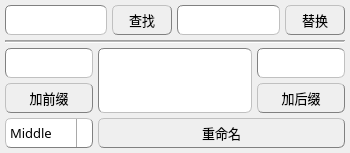
<?xml version="1.0" encoding="UTF-8"?>
<ui version="4.0">
 <class>renamerWin</class>
 <widget class="QMainWindow" name="renamerWin">
  <property name="enabled">
   <bool>true</bool>
  </property>
  <property name="geometry">
   <rect>
    <x>0</x>
    <y>0</y>
    <width>350</width>
    <height>153</height>
   </rect>
  </property>
  <property name="sizePolicy">
   <sizepolicy hsizetype="Preferred" vsizetype="Preferred">
    <horstretch>0</horstretch>
    <verstretch>0</verstretch>
   </sizepolicy>
  </property>
  <property name="minimumSize">
   <size>
    <width>350</width>
    <height>153</height>
   </size>
  </property>
  <property name="maximumSize">
   <size>
    <width>9999</width>
    <height>153</height>
   </size>
  </property>
  <property name="contextMenuPolicy">
   <enum>Qt::NoContextMenu</enum>
  </property>
  <property name="windowTitle">
   <string>葡萄动画重命名工具</string>
  </property>
  <property name="windowIcon">
   <iconset>
    <normaloff>../icons/logo.png</normaloff>../icons/logo.png</iconset>
  </property>
  <property name="styleSheet">
   <string notr="true">QMainWindow{
	background-color: qlineargradient(spread:pad, x1:0, y1:0, x2:0, y2:1, 
                                      stop:0 rgba(20, 20, 20, 255), 
                                      stop:0.1 rgba(60, 60, 60, 255), 
                                      stop:0.9 rgba(60, 60, 60, 255), 
                                      stop:1 rgba(40, 40, 40, 255));
	
}

QTabWidget::pane { /* The tab widget frame */
    border-top: 1px solid gray;
	position: absolute;
	top: -0.1em;
}

QTabWidget::tab-bar {
    alignment: center;
}

/* Style the tab using the tab sub-control. Note that
    it reads QTabBar _not_ QTabWidget */
QTabBar::tab {
    background: qlineargradient(spread:pad, x1:0, y1:0, x2:0, y2:1, 
                                stop:0 rgba(140, 140, 140, 255), 
                                stop:0.3 rgba(50, 50, 50, 255), 
                                stop:1 rgba(80, 80, 80, 255));
    border: 1px solid gray;
    border-bottom-color: grey; /* same as the pane color */
    border-top-left-radius: 6px;
    border-top-right-radius: 6px;
	padding: 0px 20px;
}

QTabBar::tab:selected, QTabBar::tab:hover {
    background: qlineargradient(spread:pad, x1:0, y1:0, x2:0, y2:1, 
                                stop:0 rgba(140, 140, 140, 255), 
                                stop:0.3 rgba(60, 60, 60, 255), 
                                stop:1 rgba(100, 100, 100, 255));
}

QTabBar::tab:!selected {
    margin-top: 2px; /* make non-selected tabs look smaller */
}

QSlider::groove:horizontal {
    border: 1px solid #999999;
	border-style: inset;
    height: 10px; /* the groove expands to the size of the slider by default. by giving it a height, it has a fixed size */
    background: qlineargradient(spread:pad, x1:0, y1:0, x2:0, y2:1, 
                                stop:0 rgba(20, 20, 20, 255), 
                                stop:0.3 rgba(40, 40, 40, 255), 
                                stop:1 rgba(50, 50, 50, 255));
    margin: 2px 0;
}

QSlider::handle:horizontal {
    background: qlineargradient(spread:pad, x1:0, y1:0, x2:0, y2:1, 
                                stop:0 rgba(140, 140, 140, 255), 
                                stop:0.3 rgba(80, 80, 80, 255), 
                                stop:1 rgba(100, 100, 100, 255));
    border: 1px solid gray;
	border-style: outset;
    width: 15px;
    margin: -10px 0; /* handle is placed by default on the contents rect of the groove. Expand outside the groove */
    border-radius: 6px;
}

QSlider::handle:horizontal:hover {
    background: qlineargradient(spread:pad, x1:0, y1:0, x2:0, y2:1, 
                                stop:0 rgba(160, 160, 160, 255), 
                                stop:0.3 rgba(100, 100, 100, 255), 
                                stop:1 rgba(120, 120, 120, 255));
}

QListWidget {
    border: 1px solid gray;
    border-radius: 6px;
	border-style: inset;
    background: qlineargradient(spread:pad, x1:0, y1:0, x2:0, y2:1, 
                                stop:0 rgba(20, 20, 20, 255), 
                                stop:0.3 rgba(40, 40, 40, 255), 
                                stop:1 rgba(50, 50, 50, 255));
    selection-background-color: purple;
}

QLineEdit {
    border: 1px solid gray;
    border-radius: 6px;
	border-style: inset;
    background: qlineargradient(spread:pad, x1:0, y1:0, x2:0, y2:1, 
                                stop:0 rgba(20, 20, 20, 255), 
                                stop:0.3 rgba(40, 40, 40, 255), 
                                stop:1 rgba(50, 50, 50, 255));
    selection-background-color: purple;
}

QComboBox{
	border: 1px solid gray;
	border-style: outset;
    border-radius: 6px;
	background-color: qlineargradient(spread:pad, x1:0, y1:0, x2:0, y2:1, 
                                      stop:0 rgba(140, 140, 140, 255), 
                                      stop:0.3 rgba(50, 50, 50, 255), 
                                      stop:1 rgba(80, 80, 80, 255));
}

QComboBox:!editable:hover{
	background-color: qlineargradient(spread:pad, x1:0, y1:0, x2:0, y2:1, 
                                      stop:0 rgba(150, 150, 150, 255), 
                                      stop:0.3 rgba(60, 60, 60, 255), 
                                      stop:1 rgba(100, 100, 100, 255));
}

QComboBox::drop-down {
    subcontrol-origin: padding;
    subcontrol-position: top right;

    border-left-width: 1px;
    border-left-color: darkgray;
    border-left-style: solid; /* just a single line */
    border-top-right-radius: 3px; /* same radius as the QComboBox */
    border-bottom-right-radius: 3px;
}

QComboBox:!editable:on, QComboBox::drop-down:editable:on{
	background: qlineargradient(x1: 0, y1: 0, x2: 0, y2: 1,
                                stop:0 rgba(20, 20, 20, 255), 
                                stop:0.3 rgba(40, 40, 40, 255), 
                                stop:1 rgba(50, 50, 50, 255));
}

QComboBox QAbstractItemView {
    border: 1px solid grap;
    selection-background-color: purple;
}

QPushButton{
	background-color: qlineargradient(spread:pad, x1:0, y1:0, x2:0, y2:1, 
                                      stop:0 rgba(150, 150, 150, 255),
									  stop:0.48 rgba(80, 80, 80, 255), 
                                      stop:0.52 rgba(50, 50, 50, 255), 
                                      stop:1 rgba(70, 70, 70, 255));
	border-style: outset;
	border-width: 1px;
	border-radius: 6px;
	border-color: gray;
	padding: 6px;
}

QPushButton:hover{
	background-color: qlineargradient(spread:pad, x1:0, y1:0, x2:0, y2:1, 
                                      stop:0 rgba(150, 150, 150, 255),
									  stop:0.48 rgba(90, 90, 90, 255), 
                                      stop:0.52 rgba(60, 60, 60, 255), 
                                      stop:1 rgba(100, 100, 100, 255));
}

QPushButton:pressed{
	background-color: qlineargradient(spread:pad, x1:0, y1:0, x2:0, y2:1, 
                                      stop:0 rgba(40, 40, 40, 255), 
                                      stop:0.3 rgba(50, 50, 50, 255), 
                                      stop:1 rgba(70, 70, 70, 255));
	border-style: inset;
}</string>
  </property>
  <property name="controlList" stdset="0">
   <stringlist>
    <string>aaa</string>
    <string>bbb</string>
    <string>ccc</string>
   </stringlist>
  </property>
  <widget class="QWidget" name="centralwidget">
   <property name="sizePolicy">
    <sizepolicy hsizetype="Minimum" vsizetype="Minimum">
     <horstretch>0</horstretch>
     <verstretch>0</verstretch>
    </sizepolicy>
   </property>
   <layout class="QHBoxLayout" name="horizontalLayout_2">
    <property name="spacing">
     <number>0</number>
    </property>
    <property name="leftMargin">
     <number>5</number>
    </property>
    <property name="topMargin">
     <number>5</number>
    </property>
    <property name="rightMargin">
     <number>5</number>
    </property>
    <property name="bottomMargin">
     <number>5</number>
    </property>
    <item>
     <layout class="QVBoxLayout" name="mainLayout">
      <property name="spacing">
       <number>5</number>
      </property>
      <property name="leftMargin">
       <number>0</number>
      </property>
      <property name="topMargin">
       <number>0</number>
      </property>
      <property name="rightMargin">
       <number>0</number>
      </property>
      <property name="bottomMargin">
       <number>0</number>
      </property>
      <item>
       <layout class="QHBoxLayout" name="horizontalLayout">
        <item>
         <widget class="QLineEdit" name="searchInput">
          <property name="minimumSize">
           <size>
            <width>0</width>
            <height>30</height>
           </size>
          </property>
          <property name="maxLength">
           <number>100</number>
          </property>
          <property name="alignment">
           <set>Qt::AlignCenter</set>
          </property>
         </widget>
        </item>
        <item>
         <widget class="QPushButton" name="searchBtn">
          <property name="minimumSize">
           <size>
            <width>60</width>
            <height>30</height>
           </size>
          </property>
          <property name="maximumSize">
           <size>
            <width>60</width>
            <height>16777215</height>
           </size>
          </property>
          <property name="font">
           <font>
            <family>微软雅黑</family>
            <pointsize>10</pointsize>
           </font>
          </property>
          <property name="text">
           <string>查找</string>
          </property>
          <property name="+command" stdset="0">
           <string>lambda *_: barbarian.model.renamer.Renamer.UI().search()</string>
          </property>
         </widget>
        </item>
        <item>
         <widget class="QLineEdit" name="replaceInput">
          <property name="minimumSize">
           <size>
            <width>0</width>
            <height>30</height>
           </size>
          </property>
          <property name="maxLength">
           <number>100</number>
          </property>
          <property name="alignment">
           <set>Qt::AlignCenter</set>
          </property>
         </widget>
        </item>
        <item>
         <widget class="QPushButton" name="replaceBtn">
          <property name="minimumSize">
           <size>
            <width>60</width>
            <height>30</height>
           </size>
          </property>
          <property name="maximumSize">
           <size>
            <width>60</width>
            <height>16777215</height>
           </size>
          </property>
          <property name="font">
           <font>
            <family>微软雅黑</family>
            <pointsize>10</pointsize>
           </font>
          </property>
          <property name="text">
           <string>替换</string>
          </property>
          <property name="+command" stdset="0">
           <string>lambda *_: barbarian.model.renamer.Renamer.UI().replace()</string>
          </property>
         </widget>
        </item>
       </layout>
      </item>
      <item>
       <widget class="Line" name="line">
        <property name="frameShadow">
         <enum>QFrame::Sunken</enum>
        </property>
        <property name="lineWidth">
         <number>1</number>
        </property>
        <property name="midLineWidth">
         <number>1</number>
        </property>
        <property name="orientation">
         <enum>Qt::Horizontal</enum>
        </property>
       </widget>
      </item>
      <item>
       <layout class="QGridLayout" name="gridLayout" columnstretch="1,5,1">
        <property name="sizeConstraint">
         <enum>QLayout::SetDefaultConstraint</enum>
        </property>
        <item row="0" column="2">
         <layout class="QVBoxLayout" name="verticalLayout_2">
          <item>
           <widget class="QLineEdit" name="suffixInput">
            <property name="enabled">
             <bool>true</bool>
            </property>
            <property name="sizePolicy">
             <sizepolicy hsizetype="Preferred" vsizetype="Fixed">
              <horstretch>0</horstretch>
              <verstretch>0</verstretch>
             </sizepolicy>
            </property>
            <property name="minimumSize">
             <size>
              <width>88</width>
              <height>30</height>
             </size>
            </property>
            <property name="text">
             <string/>
            </property>
            <property name="maxLength">
             <number>6</number>
            </property>
            <property name="frame">
             <bool>true</bool>
            </property>
            <property name="alignment">
             <set>Qt::AlignCenter</set>
            </property>
            <property name="cursorMoveStyle">
             <enum>Qt::LogicalMoveStyle</enum>
            </property>
            <property name="clearButtonEnabled">
             <bool>false</bool>
            </property>
           </widget>
          </item>
          <item>
           <widget class="QPushButton" name="suffixBtn">
            <property name="sizePolicy">
             <sizepolicy hsizetype="Preferred" vsizetype="Fixed">
              <horstretch>0</horstretch>
              <verstretch>0</verstretch>
             </sizepolicy>
            </property>
            <property name="minimumSize">
             <size>
              <width>88</width>
              <height>0</height>
             </size>
            </property>
            <property name="font">
             <font>
              <family>微软雅黑</family>
              <pointsize>10</pointsize>
             </font>
            </property>
            <property name="text">
             <string>加后缀</string>
            </property>
            <property name="+command" stdset="0">
             <string>lambda *_: barbarian.model.renamer.Renamer.UI().addSuffix()</string>
            </property>
           </widget>
          </item>
         </layout>
        </item>
        <item row="0" column="0">
         <layout class="QVBoxLayout" name="verticalLayout">
          <item>
           <widget class="QLineEdit" name="prefixInput">
            <property name="enabled">
             <bool>true</bool>
            </property>
            <property name="sizePolicy">
             <sizepolicy hsizetype="Preferred" vsizetype="Fixed">
              <horstretch>0</horstretch>
              <verstretch>0</verstretch>
             </sizepolicy>
            </property>
            <property name="minimumSize">
             <size>
              <width>88</width>
              <height>30</height>
             </size>
            </property>
            <property name="text">
             <string/>
            </property>
            <property name="maxLength">
             <number>6</number>
            </property>
            <property name="frame">
             <bool>true</bool>
            </property>
            <property name="alignment">
             <set>Qt::AlignCenter</set>
            </property>
            <property name="cursorMoveStyle">
             <enum>Qt::LogicalMoveStyle</enum>
            </property>
            <property name="clearButtonEnabled">
             <bool>false</bool>
            </property>
           </widget>
          </item>
          <item>
           <widget class="QPushButton" name="prefixBtn">
            <property name="sizePolicy">
             <sizepolicy hsizetype="Preferred" vsizetype="Fixed">
              <horstretch>0</horstretch>
              <verstretch>0</verstretch>
             </sizepolicy>
            </property>
            <property name="minimumSize">
             <size>
              <width>88</width>
              <height>0</height>
             </size>
            </property>
            <property name="font">
             <font>
              <family>微软雅黑</family>
              <pointsize>10</pointsize>
             </font>
            </property>
            <property name="text">
             <string>加前缀</string>
            </property>
            <property name="+command" stdset="0">
             <string>lambda *_: barbarian.model.renamer.Renamer.UI().addPrefix()</string>
            </property>
           </widget>
          </item>
         </layout>
        </item>
        <item row="0" column="1">
         <widget class="QLineEdit" name="middleInput">
          <property name="sizePolicy">
           <sizepolicy hsizetype="Expanding" vsizetype="Minimum">
            <horstretch>0</horstretch>
            <verstretch>0</verstretch>
           </sizepolicy>
          </property>
          <property name="sizeIncrement">
           <size>
            <width>0</width>
            <height>0</height>
           </size>
          </property>
          <property name="font">
           <font>
            <family>MS UI Gothic</family>
            <pointsize>12</pointsize>
           </font>
          </property>
          <property name="text">
           <string/>
          </property>
          <property name="maxLength">
           <number>100</number>
          </property>
          <property name="frame">
           <bool>true</bool>
          </property>
          <property name="alignment">
           <set>Qt::AlignCenter</set>
          </property>
          <property name="cursorMoveStyle">
           <enum>Qt::LogicalMoveStyle</enum>
          </property>
          <property name="clearButtonEnabled">
           <bool>false</bool>
          </property>
         </widget>
        </item>
        <item row="1" column="1" colspan="2">
         <widget class="QPushButton" name="renameBtn">
          <property name="sizePolicy">
           <sizepolicy hsizetype="Expanding" vsizetype="Fixed">
            <horstretch>0</horstretch>
            <verstretch>0</verstretch>
           </sizepolicy>
          </property>
          <property name="minimumSize">
           <size>
            <width>0</width>
            <height>30</height>
           </size>
          </property>
          <property name="font">
           <font>
            <family>微软雅黑</family>
            <pointsize>10</pointsize>
           </font>
          </property>
          <property name="text">
           <string>重命名</string>
          </property>
          <property name="+command" stdset="0">
           <string>lambda *_: barbarian.model.renamer.Renamer.UI().rename()</string>
          </property>
         </widget>
        </item>
        <item row="1" column="0">
         <widget class="QComboBox" name="prefixCmb">
          <property name="minimumSize">
           <size>
            <width>0</width>
            <height>30</height>
           </size>
          </property>
          <property name="font">
           <font>
            <family>微软雅黑</family>
            <pointsize>10</pointsize>
           </font>
          </property>
          <item>
           <property name="text">
            <string>Middle</string>
           </property>
          </item>
          <item>
           <property name="text">
            <string>Left</string>
           </property>
          </item>
          <item>
           <property name="text">
            <string>Right</string>
           </property>
          </item>
          <item>
           <property name="text">
            <string>Up</string>
           </property>
          </item>
          <item>
           <property name="text">
            <string>Down</string>
           </property>
          </item>
          <item>
           <property name="text">
            <string>Front</string>
           </property>
          </item>
          <item>
           <property name="text">
            <string>Back</string>
           </property>
          </item>
         </widget>
        </item>
       </layout>
      </item>
     </layout>
    </item>
   </layout>
  </widget>
 </widget>
 <resources/>
 <connections/>
</ui>
